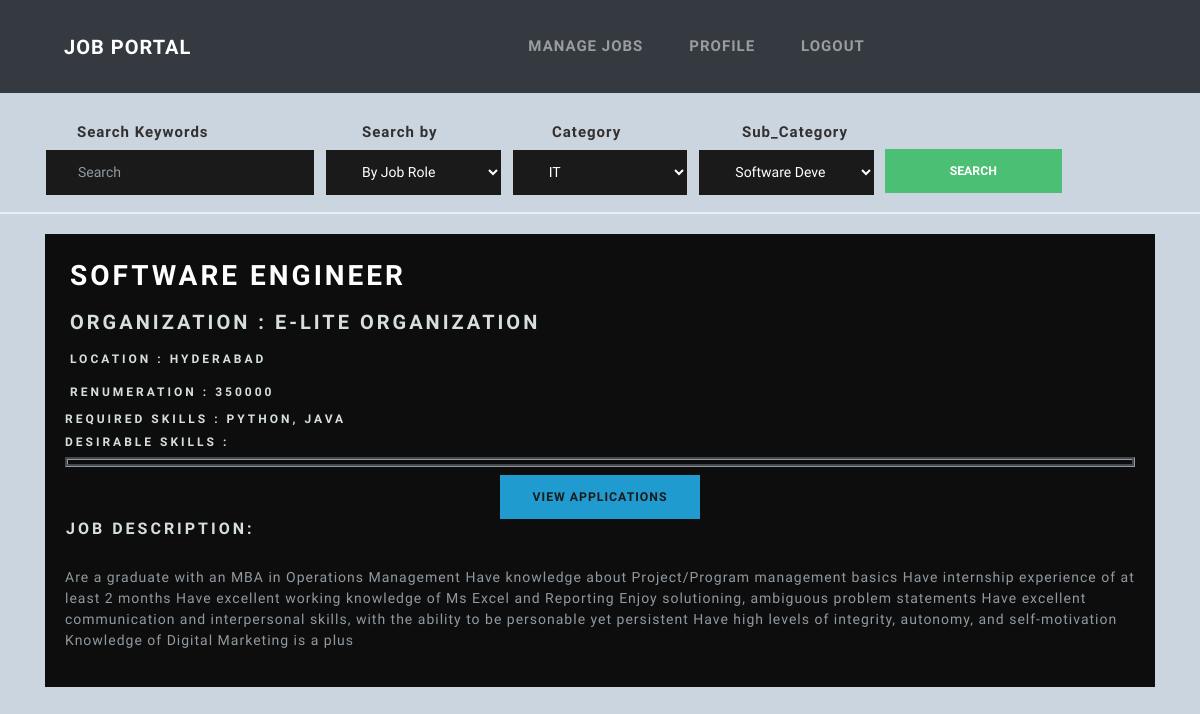
Page /job_details/9 (signed in) on the committed database.
### core/models.py (models this page shows, shortened)
class Job(models.Model):
    job_role = models.CharField(max_length=255)
    job_description = models.CharField(max_length=1000)
    organization = models.CharField(max_length=255)
    remuneration = models.IntegerField()
    location = models.CharField(max_length=255)
    category = models.ForeignKey(
        Category, on_delete=models.SET_NULL, null=True)
    sub_category = models.ForeignKey(
        Subcategory, on_delete=models.SET_NULL, null=True)
    skill_required_1 = models.CharField(max_length=255)
    skill_required_2 = models.CharField(max_length=255)
    skill_required_3 = models.CharField(max_length=255, blank=True, null=True)
    skill_required_4 = models.CharField(max_length=255, blank=True, null=True)
    skill_required_5 = models.CharField(max_length=255, blank=True, null=True)
    deadline = models.DateField()
    posted_date = models.DateField(auto_now_add=True)
    recruiter = models.ForeignKey(RecruiterProfile, on_delete=models.CASCADE)

### core/views.py (the view)
# urls.py: path("job_details/<int:jid>", job_details, name="job_details"),
@login_required
def job_details(request,jid):
    try:
        job = Job.objects.get(id=jid)
        if request.user.is_seeker:
            try:
                seekerprofile = SeekerProfile.objects.get(seeker=request.user)
                application = Application.objects.get(seeker=seekerprofile, job = job)
                status = application.status
                form = None
            except Exception:
                status = "T"
                form = Application_form
        else:
            status = "F"
            form = None
        args = {'job':job,
                'status':status,
                'form':form}
    except:
        messages.warning(request,"invalid request")
        args = {'job':None,
                'status':None,
                'form':None}
    print(status)
    return render(request,'components/job_details.html', args)

### core/templates/components/job_details.html (shortened to what this page needs)
{%  extends "base.html" %}
{% load static %}
{% load widget_tweaks %}
{% block content %}
<div class="container">
    {% if job %}
    <div class="job_details" style="margin-top: 20px">
        <div class="row">
        <div class="col-md-12">
            <h2 class="text-light" id="job_name"> {{ job.job_role }} </h2>
        </div>
    </div>
    <div class="row">
        <div class="col-md-12">
            <h4 id="job_organization"> Organization : {{ job.organization }}</h4>
        </div>
    </div>
    <div class="row">
        <div class="col-md-12">
            <h6 id="job_location">  Location : {{ job.location }} </h6>
        </div>
    </div>
    <div class="row">
        <div class="col-md-12">
             <h6 id="job_renumeration"> Renumeration : {{ job.remuneration }} </h6>
        </div>
    </div>
    <div class="row">
        <div class="col-md-12">
             <h6 id="skill_required"> Required Skills :
              {{ job.skill_required_1 }},
            {{ job.skill_required_2 }}
        </div>
    </div>
    <div class="row">
        <div class="col-md-12">
             <h6 id="skill_required"> Desirable Skills :
                 {% if job.skill_required_5 %}, &nbsp; {{ job.skill_required_5 }} {% endif %}</h6>
        </div>
    </div>
        <div class="border-job-details"> </div>
        <div class="text-center">
            {% if request.user.is_seeker and status == 'T' %}
            <button class="btn bg-info apply-button text-center" id="applyButton"
                    onclick="applicationViewer()" style="margin-top: 20px"> Apply </button>
                {% elif request.user.is_seeker and status == "F" %}
                    <h5 style="margin-top: 30px; color: #d9534f"> You have already applied for this job </h5>
            {% else %}
                <a href="{% url 'applications' job.id %}" class="btn bg-info apply-button text-center mt-2">View Applications</a>
            {% endif %}
        </div>
    <div class="row ">
        <h5 class="ml-3">Job Description:</h5>
        <div class="col-md-12 description_detailed">
            <p> {{ job.job_description }}</p>
        </div>
    </div>
    </div>
    {% endif %}
    </div>
{%  endblock content %}

### static/css/main.css (style rules this page uses)
body { margin: 0; padding: 0; background-color: #cad5df; }
.job_list h3, h4, h5, h6 { color: #d6dfd9; }
.job_details { padding: 20px; clear: both; overflow: hidden; background-color: #0d0d0d; }
#job_name,#job_location, #job_organization, #job_renumeration { padding: 5px; }
.border-job-details { overflow: auto; padding: 2px; border-color: #919aa1; background-color: #0d0d0d; border-style: groove; }
.job_details p { padding-top: 20px; }

### rows in the picture
Job: job_role "SOFTWARE ENGINEER", organization "E-LITE ORGANIZATION", location "HYDERABAD", remuneration "350000", skill_required_1 "PYTHON", skill_required_2 "JAVA", job_description "Are a graduate with an MBA in Operations Management Have knowledge about Project/Program management basics Have internship experience of at least 2 months Have excellent working knowledge of Ms Excel and Reporting Enjoy solutioning, ambiguous problem statements Have excellent communication and interpersonal skills, with the ability to be personable yet persistent Have high levels of integrity, autonomy, and self-motivation Knowledge of Digital Marketing is a plus"
